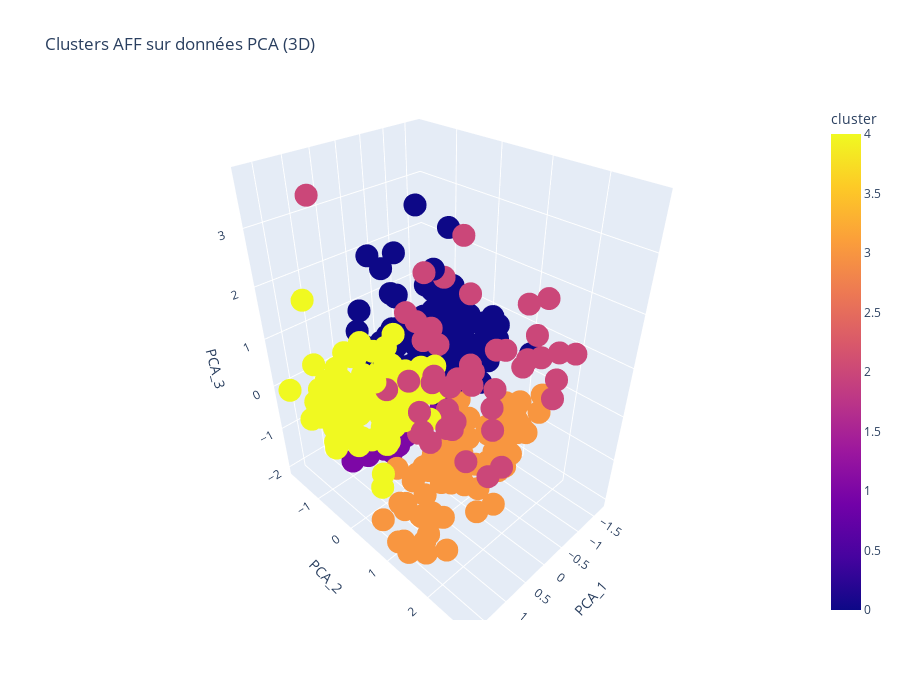
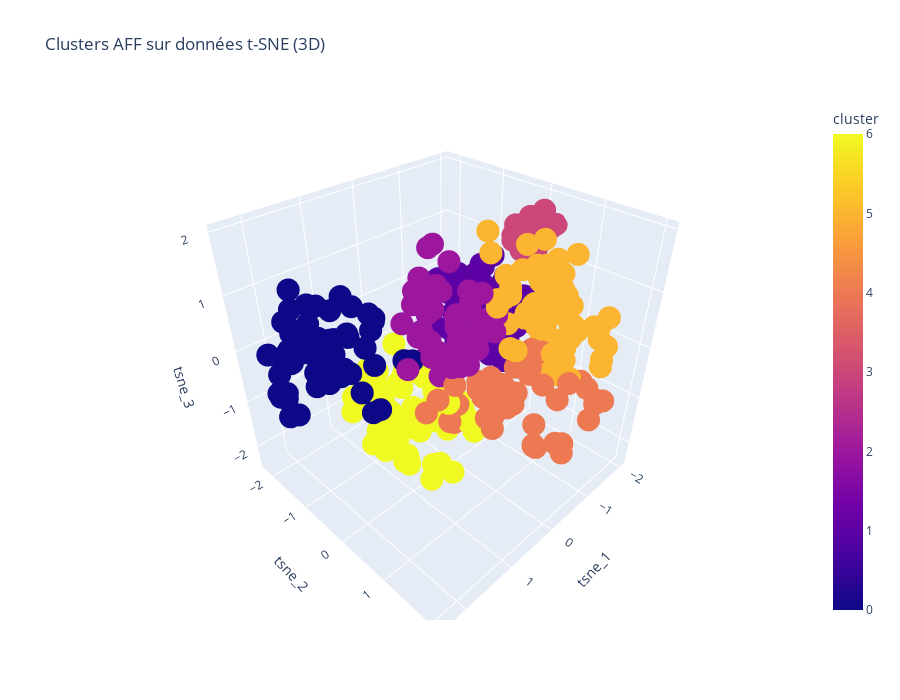
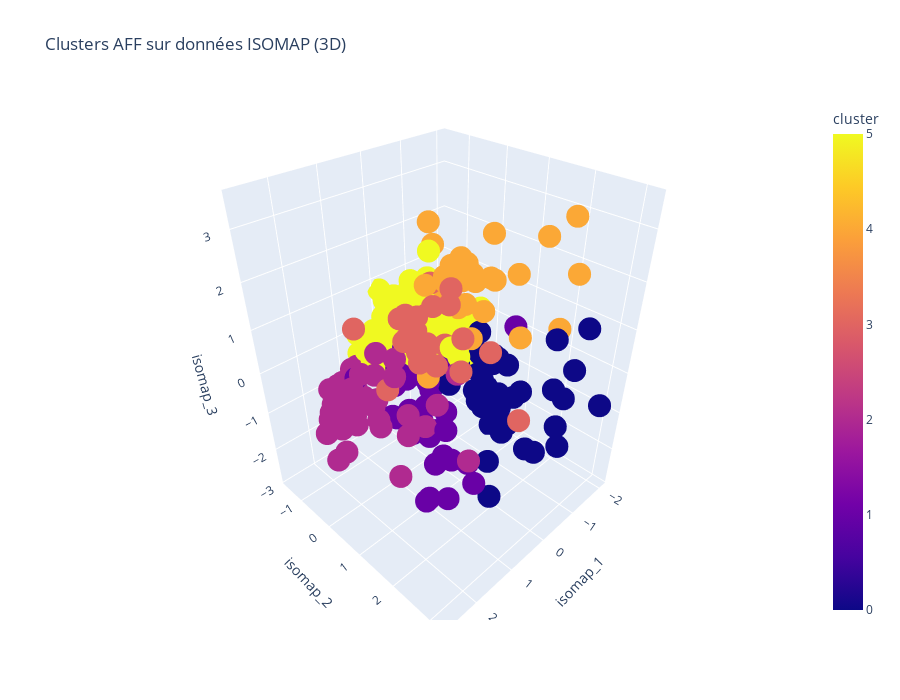
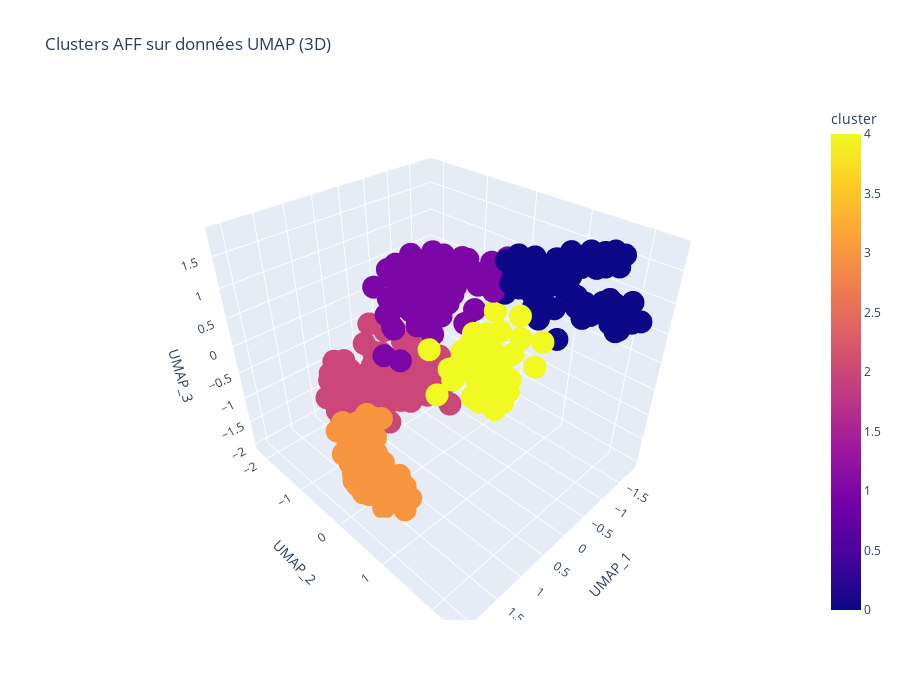

Notebook code for these charts, in order:
### Markdown cell above
## Results Display

### Code cell
def print_results(X, column1, column2, data_name) :
    fig = px.scatter(
        X,
        x= column1, 
        y= column2, 
        color='cluster', 
        hover_data=['player_name', 'positions'],  # ce qui s'affiche au survol
        title=f"Clusters AFF sur données {data_name}",
        width=800, 
        height=600,
        color_discrete_sequence= None
    )
    fig.show()

def print_results_3d(X, column1, column2, column3, data_name):
    fig = px.scatter_3d(
        X,
        x=column1,
        y=column2,
        z=column3,
        color='cluster',
        hover_data=['player_name', 'positions'],  # info au survol
        title=f"Clusters AFF sur données {data_name} (3D)",
        width=900,
        height=700,
        color_discrete_sequence=None
    )
    fig.show()

"""
print("="*60)
print("============RESULTS EN 2D===============")
print("="*60)
print_results(X_aff_PCA_best, "PCA_1", "PCA_2", "PCA")
print_results(X_aff_tSNE_best, "tsne_1", "tsne_2", "t-SNE")
print_results(X_aff_ISOMAP_best, "isomap_1", "isomap_2", "ISOMAP")
print_results(X_aff_UMAP_best, "UMAP_1", "UMAP_2", "UMAP")
"""

print("="*60)
print("============RESULTS EN 3D===============")
print("="*60)
print_results_3d(X_aff_PCA_best, "PCA_1", "PCA_2", "PCA_3", "PCA")
print_results_3d(X_aff_tSNE_best, "tsne_1", "tsne_2", "tsne_3", "t-SNE")
print_results_3d(X_aff_ISOMAP_best, "isomap_1", "isomap_2", "isomap_3", "ISOMAP")
print_results_3d(X_aff_UMAP_best, "UMAP_1", "UMAP_2", "UMAP_3", "UMAP")

### Figure 1 — Plotly figure (JSON) as saved in the notebook; plotly's stock layout.template omitted (floating-point values rounded to 4 significant figures; data arrays with more than 128 entries replaced by an {"elided": "..."} marker saying what was removed)
{"data": [{"customdata": {"elided": "356x2 str values"}, "hovertemplate": "PCA_1=%{x}<br>PCA_2=%{y}<br>PCA_3=%{z}<br>player_name=%{customdata[0]}<br>positions=%{customdata[1]}<br>cluster=%{marker.color}<extra></extra>", "legendgroup": "", "marker": {"color": {"elided": "356 int values"}, "coloraxis": "coloraxis", "symbol": "circle"}, "mode": "markers", "name": "", "scene": "scene", "showlegend": false, "type": "scatter3d", "x": {"elided": "356 float values"}, "y": {"elided": "356 float values"}, "z": {"elided": "356 float values"}}], "layout": {"coloraxis": {"colorbar": {"title": {"text": "cluster"}}, "colorscale": [[0, "#0d0887"], [0.1111, "#46039f"], [0.2222, "#7201a8"], [0.3333, "#9c179e"], [0.4444, "#bd3786"], [0.5556, "#d8576b"], [0.6667, "#ed7953"], [0.7778, "#fb9f3a"], [0.8889, "#fdca26"], [1, "#f0f921"]]}, "height": 700, "legend": {"tracegroupgap": 0}, "scene": {"domain": {"x": [0, 1], "y": [0, 1]}, "xaxis": {"title": {"text": "PCA_1"}}, "yaxis": {"title": {"text": "PCA_2"}}, "zaxis": {"title": {"text": "PCA_3"}}}, "title": {"text": "Clusters AFF sur données PCA (3D)"}, "width": 900}}

### Figure 2 — Plotly figure (JSON) as saved in the notebook; plotly's stock layout.template omitted (floating-point values rounded to 4 significant figures; data arrays with more than 128 entries replaced by an {"elided": "..."} marker saying what was removed)
{"data": [{"customdata": {"elided": "356x2 str values"}, "hovertemplate": "tsne_1=%{x}<br>tsne_2=%{y}<br>tsne_3=%{z}<br>player_name=%{customdata[0]}<br>positions=%{customdata[1]}<br>cluster=%{marker.color}<extra></extra>", "legendgroup": "", "marker": {"color": {"elided": "356 int values"}, "coloraxis": "coloraxis", "symbol": "circle"}, "mode": "markers", "name": "", "scene": "scene", "showlegend": false, "type": "scatter3d", "x": {"elided": "356 float values"}, "y": {"elided": "356 float values"}, "z": {"elided": "356 float values"}}], "layout": {"coloraxis": {"colorbar": {"title": {"text": "cluster"}}, "colorscale": [[0, "#0d0887"], [0.1111, "#46039f"], [0.2222, "#7201a8"], [0.3333, "#9c179e"], [0.4444, "#bd3786"], [0.5556, "#d8576b"], [0.6667, "#ed7953"], [0.7778, "#fb9f3a"], [0.8889, "#fdca26"], [1, "#f0f921"]]}, "height": 700, "legend": {"tracegroupgap": 0}, "scene": {"domain": {"x": [0, 1], "y": [0, 1]}, "xaxis": {"title": {"text": "tsne_1"}}, "yaxis": {"title": {"text": "tsne_2"}}, "zaxis": {"title": {"text": "tsne_3"}}}, "title": {"text": "Clusters AFF sur données t-SNE (3D)"}, "width": 900}}

### Figure 3 — Plotly figure (JSON) as saved in the notebook; plotly's stock layout.template omitted (floating-point values rounded to 4 significant figures; data arrays with more than 128 entries replaced by an {"elided": "..."} marker saying what was removed)
{"data": [{"customdata": {"elided": "333x2 str values"}, "hovertemplate": "isomap_1=%{x}<br>isomap_2=%{y}<br>isomap_3=%{z}<br>player_name=%{customdata[0]}<br>positions=%{customdata[1]}<br>cluster=%{marker.color}<extra></extra>", "legendgroup": "", "marker": {"color": {"elided": "333 int values"}, "coloraxis": "coloraxis", "symbol": "circle"}, "mode": "markers", "name": "", "scene": "scene", "showlegend": false, "type": "scatter3d", "x": {"elided": "333 float values"}, "y": {"elided": "333 float values"}, "z": {"elided": "333 float values"}}], "layout": {"coloraxis": {"colorbar": {"title": {"text": "cluster"}}, "colorscale": [[0, "#0d0887"], [0.1111, "#46039f"], [0.2222, "#7201a8"], [0.3333, "#9c179e"], [0.4444, "#bd3786"], [0.5556, "#d8576b"], [0.6667, "#ed7953"], [0.7778, "#fb9f3a"], [0.8889, "#fdca26"], [1, "#f0f921"]]}, "height": 700, "legend": {"tracegroupgap": 0}, "scene": {"domain": {"x": [0, 1], "y": [0, 1]}, "xaxis": {"title": {"text": "isomap_1"}}, "yaxis": {"title": {"text": "isomap_2"}}, "zaxis": {"title": {"text": "isomap_3"}}}, "title": {"text": "Clusters AFF sur données ISOMAP (3D)"}, "width": 900}}

### Figure 4 — Plotly figure (JSON) as saved in the notebook; plotly's stock layout.template omitted (floating-point values rounded to 4 significant figures; data arrays with more than 128 entries replaced by an {"elided": "..."} marker saying what was removed)
{"data": [{"customdata": {"elided": "333x2 str values"}, "hovertemplate": "UMAP_1=%{x}<br>UMAP_2=%{y}<br>UMAP_3=%{z}<br>player_name=%{customdata[0]}<br>positions=%{customdata[1]}<br>cluster=%{marker.color}<extra></extra>", "legendgroup": "", "marker": {"color": {"elided": "333 int values"}, "coloraxis": "coloraxis", "symbol": "circle"}, "mode": "markers", "name": "", "scene": "scene", "showlegend": false, "type": "scatter3d", "x": {"elided": "333 float values"}, "y": {"elided": "333 float values"}, "z": {"elided": "333 float values"}}], "layout": {"coloraxis": {"colorbar": {"title": {"text": "cluster"}}, "colorscale": [[0, "#0d0887"], [0.1111, "#46039f"], [0.2222, "#7201a8"], [0.3333, "#9c179e"], [0.4444, "#bd3786"], [0.5556, "#d8576b"], [0.6667, "#ed7953"], [0.7778, "#fb9f3a"], [0.8889, "#fdca26"], [1, "#f0f921"]]}, "height": 700, "legend": {"tracegroupgap": 0}, "scene": {"domain": {"x": [0, 1], "y": [0, 1]}, "xaxis": {"title": {"text": "UMAP_1"}}, "yaxis": {"title": {"text": "UMAP_2"}}, "zaxis": {"title": {"text": "UMAP_3"}}}, "title": {"text": "Clusters AFF sur données UMAP (3D)"}, "width": 900}}
